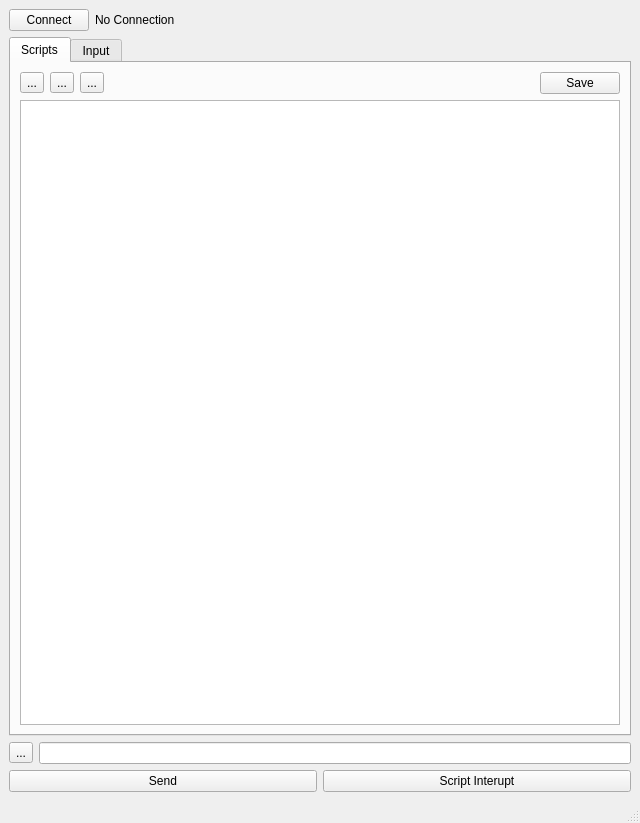
<?xml version="1.0" encoding="UTF-8"?>
<ui version="4.0">
 <class>KPI</class>
 <widget class="QMainWindow" name="KPI">
  <property name="geometry">
   <rect>
    <x>0</x>
    <y>0</y>
    <width>640</width>
    <height>823</height>
   </rect>
  </property>
  <property name="windowTitle">
   <string>MainWindow</string>
  </property>
  <widget class="QWidget" name="centralwidget">
   <layout class="QVBoxLayout" name="verticalLayout">
    <item>
     <layout class="QHBoxLayout" name="horizontalLayout_2">
      <item>
       <widget class="QPushButton" name="btnConnection">
        <property name="text">
         <string>Connect</string>
        </property>
       </widget>
      </item>
      <item>
       <widget class="QLabel" name="label_3">
        <property name="text">
         <string>No Connection</string>
        </property>
       </widget>
      </item>
      <item>
       <spacer name="horizontalSpacer">
        <property name="orientation">
         <enum>Qt::Horizontal</enum>
        </property>
        <property name="sizeHint" stdset="0">
         <size>
          <width>40</width>
          <height>20</height>
         </size>
        </property>
       </spacer>
      </item>
     </layout>
    </item>
    <item>
     <layout class="QHBoxLayout" name="horizontalLayout">
      <item>
       <widget class="QTabWidget" name="tabWidget">
        <property name="currentIndex">
         <number>0</number>
        </property>
        <widget class="QWidget" name="tab">
         <attribute name="title">
          <string>Scripts</string>
         </attribute>
         <layout class="QVBoxLayout" name="verticalLayout_3">
          <item>
           <layout class="QHBoxLayout" name="horizontalLayout_5">
            <item>
             <widget class="QToolButton" name="btnNewScript">
              <property name="text">
               <string>...</string>
              </property>
              <property name="icon">
               <iconset theme="document-new"/>
              </property>
             </widget>
            </item>
            <item>
             <widget class="QToolButton" name="btnEditScript">
              <property name="text">
               <string>...</string>
              </property>
              <property name="icon">
               <iconset theme="document-open"/>
              </property>
             </widget>
            </item>
            <item>
             <widget class="QToolButton" name="btnDeleteScript">
              <property name="text">
               <string>...</string>
              </property>
              <property name="icon">
               <iconset theme="edit-delete"/>
              </property>
             </widget>
            </item>
            <item>
             <spacer name="horizontalSpacer_2">
              <property name="orientation">
               <enum>Qt::Horizontal</enum>
              </property>
              <property name="sizeHint" stdset="0">
               <size>
                <width>40</width>
                <height>20</height>
               </size>
              </property>
             </spacer>
            </item>
            <item>
             <widget class="QPushButton" name="btnSaveScripts">
              <property name="text">
               <string>Save</string>
              </property>
             </widget>
            </item>
           </layout>
          </item>
          <item>
           <widget class="QTreeView" name="scriptsView"/>
          </item>
         </layout>
        </widget>
        <widget class="QWidget" name="tab_2">
         <attribute name="title">
          <string>Input</string>
         </attribute>
         <layout class="QVBoxLayout" name="verticalLayout_4">
          <item>
           <widget class="QListView" name="profilesView">
            <property name="sizePolicy">
             <sizepolicy hsizetype="Expanding" vsizetype="Fixed">
              <horstretch>0</horstretch>
              <verstretch>0</verstretch>
             </sizepolicy>
            </property>
           </widget>
          </item>
          <item>
           <layout class="QHBoxLayout" name="horizontalLayout_4">
            <item>
             <widget class="QToolButton" name="btnLockProfiles">
              <property name="text">
               <string>...</string>
              </property>
             </widget>
            </item>
            <item>
             <widget class="QPushButton" name="btnSaveProfile">
              <property name="text">
               <string>Save Profile</string>
              </property>
             </widget>
            </item>
            <item>
             <widget class="QLineEdit" name="profileNameEdit"/>
            </item>
           </layout>
          </item>
          <item>
           <layout class="QFormLayout" name="inputsForm">
            <item row="0" column="0">
             <widget class="QLabel" name="labelField">
              <property name="text">
               <string>Field</string>
              </property>
             </widget>
            </item>
            <item row="0" column="1">
             <widget class="QLabel" name="labelValue">
              <property name="text">
               <string>Value</string>
              </property>
             </widget>
            </item>
           </layout>
          </item>
          <item>
           <spacer name="verticalSpacer">
            <property name="orientation">
             <enum>Qt::Vertical</enum>
            </property>
            <property name="sizeHint" stdset="0">
             <size>
              <width>20</width>
              <height>40</height>
             </size>
            </property>
           </spacer>
          </item>
         </layout>
        </widget>
       </widget>
      </item>
     </layout>
    </item>
    <item>
     <layout class="QHBoxLayout" name="lineEditCommand">
      <item>
       <widget class="QToolButton" name="btnLockCommand">
        <property name="text">
         <string>...</string>
        </property>
       </widget>
      </item>
      <item>
       <widget class="QLineEdit" name="commandEdit"/>
      </item>
     </layout>
    </item>
    <item>
     <layout class="QHBoxLayout" name="horizontalLayout_3">
      <item>
       <widget class="QPushButton" name="btnScriptSend">
        <property name="sizePolicy">
         <sizepolicy hsizetype="Minimum" vsizetype="Fixed">
          <horstretch>0</horstretch>
          <verstretch>0</verstretch>
         </sizepolicy>
        </property>
        <property name="text">
         <string>Send</string>
        </property>
       </widget>
      </item>
      <item>
       <widget class="QPushButton" name="btnScriptInterupt">
        <property name="text">
         <string>Script Interupt</string>
        </property>
        <property name="icon">
         <iconset theme="process-stop">
          <normaloff>.</normaloff>.</iconset>
        </property>
       </widget>
      </item>
     </layout>
    </item>
   </layout>
  </widget>
  <widget class="QMenuBar" name="menubar">
   <property name="geometry">
    <rect>
     <x>0</x>
     <y>0</y>
     <width>640</width>
     <height>21</height>
    </rect>
   </property>
  </widget>
  <widget class="QStatusBar" name="statusbar"/>
 </widget>
 <resources/>
 <connections/>
</ui>
